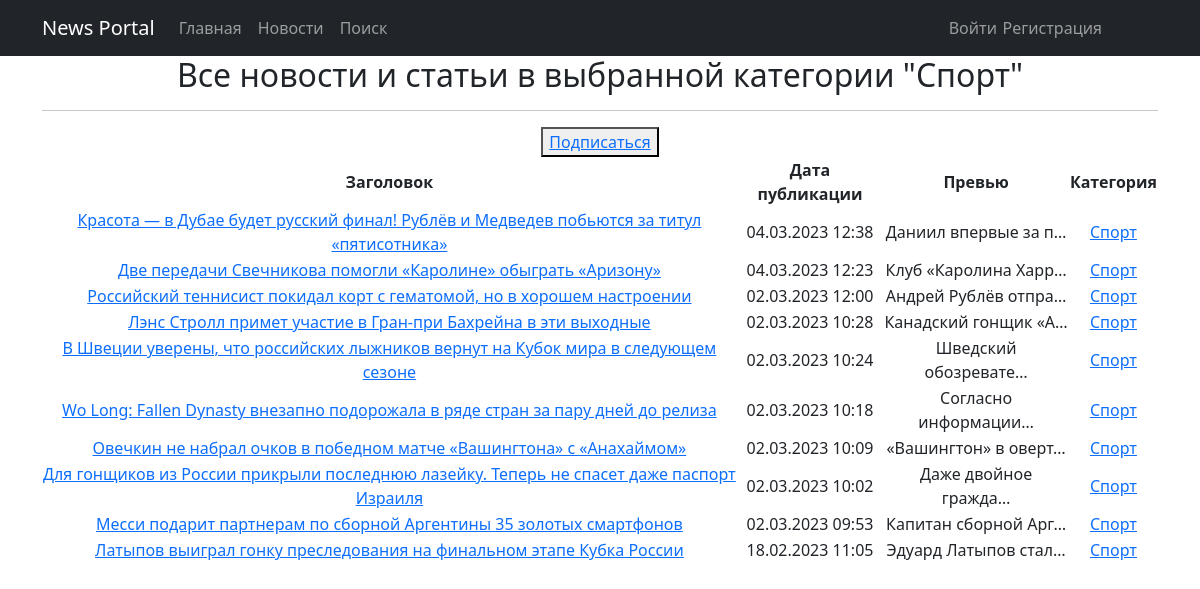
Page /news/category/1/ on the committed database.
### news/models.py (models this page shows, shortened)
class Category(models.Model):
    name = models.CharField(max_length=20, unique=True)
    subscribers = models.ManyToManyField(User, blank=True, related_name='categories')
    def __str__(self):
        return self.name.title()

class Post(models.Model):
    news_type = models.CharField(max_length=2, choices=ART_NEWS, default=news)
    datetime_in = models.DateTimeField(auto_now_add=True)
    headline = models.CharField(max_length=128)
    content = models.TextField()
    post_rating = models.IntegerField(default=0)
    author = models.ForeignKey(Author, on_delete=models.CASCADE)
    category = models.ManyToManyField(Category, through='PostCategory', related_name='post')

### news/views.py (the view)
# urls.py: path('category/<int:pk>/', CategoryList.as_view(), name='category_list'),
class CategoryList(NewsList):
    template_name = 'news/category.html'
    context_object_name = 'category_news_list'
    def get_queryset(self):
        self.category = get_object_or_404(Category, id=self.kwargs['pk'])
        queryset = Post.objects.filter(category=self.category).order_by('-datetime_in')
        return queryset
    def get_context_data(self, **kwargs):
        context = super().get_context_data(**kwargs)
        context['is_not_author'] = not self.request.user.groups.filter(name='authors').exists()
        context['is_not_subscriber'] = self.request.user not in self.category.subscribers.all()
        context['category'] = self.category
        return context

### news/templatetags/custom_filters.py (called while the page is built)
@register.filter()
def censor(value):
    try:
        list_ = value.split()
    except AttributeError:
        print('Ошибка! Неверный тип данных - должна быть строка!')
    else:
        list_censored = []
        for word in list_:
            word_strip = word.strip('".,:;!?<>()')
            if word_strip.lower() in FORBIDDEN_WORDS:
                censored = word.replace(word_strip[1:], '*' * len(word_strip[1:]))
                list_censored.append(censored)
            else:
                list_censored.append(word)
        value = ' '.join(list_censored)
    return value

### news/views.py (called while the page is built)
    def get_context_data(self, **kwargs):
        context = super().get_context_data(**kwargs)
        context['is_not_author'] = not self.request.user.groups.filter(name='authors').exists()
        return context

### templates/news/category.html (shortened to what this page needs)
{% extends 'default.html' %}
{% load custom_filters %}
{% block content %}
    <h2>Все новости и статьи в выбранной категории "{{ category }}"</h2>
    <hr>
	{% if is_not_subscriber %}
		<button> <a href="{% url 'subscribe_list' category.id %}">Подписаться</a></button>
	{% endif %}
	{% if category %}
		<table>
			<tr>
				<th>Заголовок</th>
				<th>Дата публикации</th>
				<th>Превью</th>
				<th>Категория</th>
			</tr>
			{% for pst in category_news_list %}
				<tr>
					<td><a href="{% url 'post_detail' pst.id %}">{{ pst.headline|censor }}</a></td>
					<td>{{ pst.datetime_in|date:'d.m.Y H:i' }}</td>
					<td>{{ pst.content|truncatechars:20|censor }}</td>
					<td>
						{% for cat in pst.category.all %}
							<a href="{% url 'category_list' cat.id %}">{{ cat }}</a>
						{% endfor %}
					</td>
				</tr>
			{% endfor %}
		</table>
	{% else %}
		<h2>Новостей и статей нет!</h2>
	{% endif %}
{% endblock content %}

### rows in the picture
Category: name "Спорт"
Post: headline|censor "Красота — в Дубае будет русский финал! Рублёв и Медведев побьются за титул «пятисотника»", datetime_in "04.03.2023 12:38", content|censor "Даниил впервые за п…"
Post: headline|censor "Две передачи Свечникова помогли «Каролине» обыграть «Аризону»", datetime_in "04.03.2023 12:23", content|censor "Клуб «Каролина Харр…"
Post: headline|censor "Российский теннисист покидал корт с гематомой, но в хорошем настроении", datetime_in "02.03.2023 12:00", content|censor "Андрей Рублёв отпра…"
Post: headline|censor "Лэнс Стролл примет участие в Гран-при Бахрейна в эти выходные", datetime_in "02.03.2023 10:28", content|censor "Канадский гонщик «А…"
Post: headline|censor "В Швеции уверены, что российских лыжников вернут на Кубок мира в следующем сезоне", datetime_in "02.03.2023 10:24", content|censor "Шведский обозревате…"
Post: headline|censor "Wo Long: Fallen Dynasty внезапно подорожала в ряде стран за пару дней до релиза", datetime_in "02.03.2023 10:18", content|censor "Согласно информации…"
Post: headline|censor "Овечкин не набрал очков в победном матче «Вашингтона» с «Анахаймом»", datetime_in "02.03.2023 10:09", content|censor "«Вашингтон» в оверт…"
Post: headline|censor "Для гонщиков из России прикрыли последнюю лазейку. Теперь не спасет даже паспорт Израиля", datetime_in "02.03.2023 10:02", content|censor "Даже двойное гражда…"
Post: headline|censor "Месси подарит партнерам по сборной Аргентины 35 золотых смартфонов", datetime_in "02.03.2023 09:53", content|censor "Капитан сборной Арг…"
Post: headline|censor "Латыпов выиграл гонку преследования на финальном этапе Кубка России", datetime_in "18.02.2023 11:05", content|censor "Эдуард Латыпов стал…"
